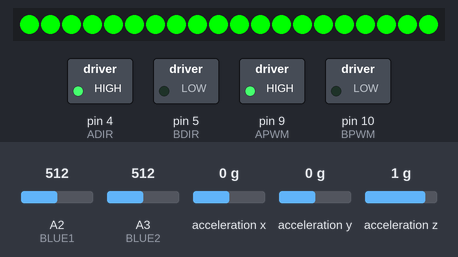
A sketch run on a simulated Arduino Uno, built with avr-gcc and run on an emulated ATmega328P. Shown: 20 RGB LEDs in strip order, left to right, switched loads named in the sketch (green lamp = pin HIGH). Dashed ring = blinking. The inputs (shaded band) are chosen by the test bench; at power-on: acceleration z 1 g, A3 (BLUE2) = 512, A2 (BLUE1) = 512, acceleration x 0 g, acceleration y 0 g. The strip is taken to match the declared colour order; pins used as bus, display or sensor lines are not drawn.

Above: at 6.8 s.
6.9 s: acceleration z set to -0.9 g
8.4 s: acceleration z set to -1.2 g
At 8.66 s:
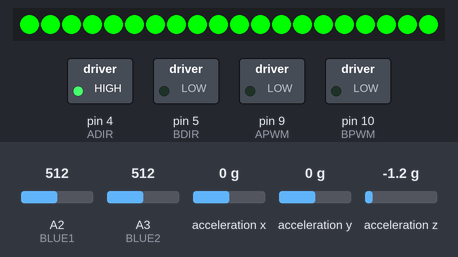
10.8 s: A3 (BLUE2) set to 396
12.3 s: A3 (BLUE2) set to 368
At 13.5 s:
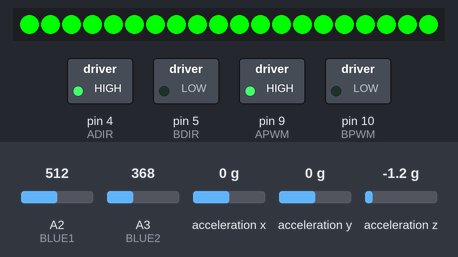
13.8 s: A2 (BLUE1) set to 547
At 14.11 s:
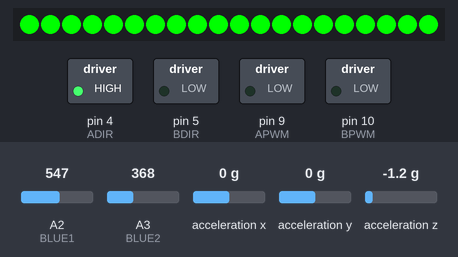
16.2 s: A2 (BLUE1) set to 716
At 16.73 s:
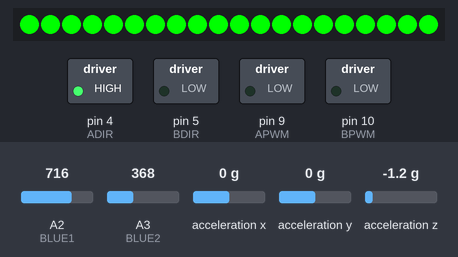
Timing chart, 0 to 20.2 s (numbered marks = the images above; inputs shaded):
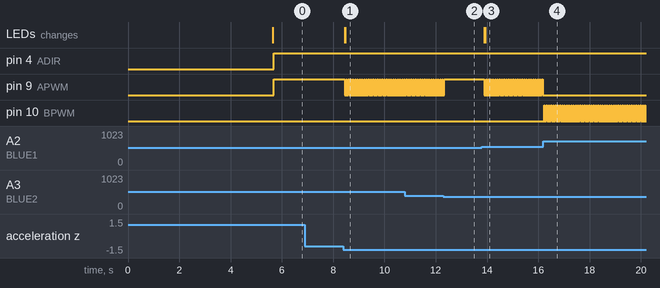

The sketch:

chased_new.ino
```cpp
#include <Adafruit_NeoPixel.h>
#include <Wire.h>
#include <Adafruit_LIS3DH.h>
#include <Adafruit_Sensor.h>
#include "WS2812_Definitions.h"

// -----------------------
// DEFINE PINS
// -----------------------
#define BLUE1 A2 // input for red photodiode
#define BLUE2 A3 // input for blue photodiode

#define BPWM 10
#define APWM 9
#define BDIR 5
#define ADIR 4

#define MUX0 2
#define MUX1 3

#define LED_COUNT 20
#define LED_INPUT 7


// ---------------------
// DEFINE VARIABLES TO
// READ SENSORS
// ---------------------

// front = 0, right = 1, left = 2, back = 3
int init_blue_one; // ambient reference value
int init_blue_two;
int init_blue_three;
int init_blue_four;
int init_blue_five;
int init_blue_six;
int init_blue_seven;
int init_blue_eight;

int curr_blue_one; // current value
int curr_blue_two;
int curr_blue_three;
int curr_blue_four;
int curr_blue_five;
int curr_blue_six;
int curr_blue_seven;
int curr_blue_eight;

int left2red;
int right2red;
int left2blue;
int right2blue;

int left3red;
int right3red;
int left3blue;
int right3blue;

int blue_front;
int blue_right;
int blue_back;
int blue_left;

int mux_delay = 5;
int motor_delay = 5;

unsigned long prevTime = 0;
unsigned long currTime;
int programCounter = 0;

bool bump = false;

// ---------------------
// DEFINE VARIABLES TO
// SEND MOTOR COMMANDS
// ---------------------
float left1; // left motor commands to be summed
float left2;
float left3;
float left4;

float right1; // right motor commands to be summed
float right2;
float right3;
float right4;

float left_total = 0;
float right_total = 0;

float sens = 2;
float scale = 1;
int bluesum;

// ---------------------
// DEFINE VARIABLES FOR
// LED STRIP
// ---------------------

int brightness = 64;
int R = 20;
int G = 0;
int B = 0;
Adafruit_NeoPixel strip = Adafruit_NeoPixel(LED_COUNT, LED_INPUT, NEO_RGB + NEO_KHZ800);

Adafruit_LIS3DH lis = Adafruit_LIS3DH();

void setup() {
  delay(5000);
  Serial.begin(9600);

  pinMode(BLUE1,INPUT);
  pinMode(BLUE2,INPUT);

  pinMode(APWM,OUTPUT);
  pinMode(ADIR,OUTPUT);

  pinMode(BPWM,OUTPUT);
  pinMode(BDIR,OUTPUT);

  pinMode(MUX0, OUTPUT);
  pinMode(MUX1, OUTPUT);

  pinMode(LED_INPUT, OUTPUT);

  digitalWrite(MUX0, LOW); // set mux select to 0
  digitalWrite(MUX1, HIGH);
  delay(150);
  init_blue_one = analogRead(BLUE2); // take initial front values to calibrate
  digitalWrite(MUX0, LOW); // set mux select to 0
  digitalWrite(MUX1, LOW);
  init_blue_two = analogRead(BLUE2);

  digitalWrite(MUX0, HIGH); // set mux select to 0
  digitalWrite(MUX1, HIGH);
  delay(150);
  init_blue_three = analogRead(BLUE1); // take initial front values to calibrate
  digitalWrite(MUX0, HIGH); // set mux select to 0
  digitalWrite(MUX1, LOW);
  init_blue_four = analogRead(BLUE1);

  digitalWrite(MUX0, LOW); // set mux select to 0
  digitalWrite(MUX1, HIGH);
  delay(150);
  init_blue_five = analogRead(BLUE1); // take initial front values to calibrate
  digitalWrite(MUX0, LOW); // set mux select to 0
  digitalWrite(MUX1, LOW);
  init_blue_six = analogRead(BLUE1);

  digitalWrite(MUX0, HIGH); // set mux select to 0
  digitalWrite(MUX1, HIGH);
  delay(150);
  init_blue_seven = analogRead(BLUE2); // take initial front values to calibrate
  digitalWrite(MUX0, HIGH); // set mux select to 0
  digitalWrite(MUX1, LOW);
  init_blue_two = analogRead(BLUE2);

  if (! lis.begin(0x18)) {   // change this to 0x19 for alternative i2c address
    while (1){
      digitalWrite(8,HIGH);
      delay(250);
      digitalWrite(8,LOW);
      delay(250);
    }
  }
  lis.setRange(LIS3DH_RANGE_16_G);   // 2, 4, 8 or 16 G!

  strip.begin();
  colorWipe(strip.Color(0, 0, 0)); // Off
  strip.show();
}

void loop() {

  currTime = millis();

  //ReadPhotodiodes();
  lis.read();      // get X Y and Z data at once
  sensors_event_t event;
  lis.getEvent(&event);

  bluesum = blue_front + blue_right + blue_left + blue_back;
  if(abs(event.acceleration.z) > 10) {
    if (bump){
      bump = false;
    }
    else if(!bump && bluesum >= 7) {
      bump = true;
    }
  }

  if(bump) {
    colorWipe(strip.Color(0, 0, 0)); // Off
    analogWrite(APWM,0);
    analogWrite(BPWM,0);

  } else {
    colorWipe(strip.Color(0, 255, 0)); // Red
    ReadPhotodiodes();
    Move();

  }

  //Move();
}


int ReadPhotodiodes() {
  // ---------------------------
//  find current values of red
//  and blue by subtracting from
//  ambient value
//
//  take reading from front
//  r -> +L +R
//  b -> 0
//  scale values based on brightness
// ----------------------------
  digitalWrite(MUX0, LOW); // set mux select to 0
  digitalWrite(MUX1, HIGH);
  delay(mux_delay);
  curr_blue_one = analogRead(BLUE2); // take initial front values to calibrate
  digitalWrite(MUX0, LOW); // set mux select to 0
  digitalWrite(MUX1, LOW);
  delay(mux_delay);
  curr_blue_two = analogRead(BLUE2);

  blue_front = (2*((curr_blue_one-init_blue_one)+(curr_blue_two-init_blue_two)))/2;


// ---------------------------
//  take reading from right
//  r -> +L -R
//  b -> -L +R
// ----------------------------

  digitalWrite(MUX0, HIGH); // set mux select to 0
  digitalWrite(MUX1, HIGH);
  delay(mux_delay);
  curr_blue_three = analogRead(BLUE1); // take initial front values to calibrate
  digitalWrite(MUX0, HIGH); // set mux select to 0
  digitalWrite(MUX1, LOW);
  delay(mux_delay);
  curr_blue_four = analogRead(BLUE1);

  blue_right = (2*((curr_blue_three-init_blue_three)+(curr_blue_four-init_blue_four)))/2;

  if(blue_right >= 5) {
    left2blue = 50 + (sens*blue_right);
    right2blue = 50 + (sens*blue_right);
  } else {
    left2blue = 0;
    right2blue = 0;
  }

  left2 = -left2blue;
  right2 = right2blue;

// ---------------------------
//  take reading from left
//  r -> -L +R
//  b -> +L -R
// ----------------------------

  digitalWrite(MUX0, HIGH); // set mux select to 0
  digitalWrite(MUX1, HIGH);
  delay(mux_delay);
  curr_blue_seven = analogRead(BLUE2); // take initial front values to calibrate
  digitalWrite(MUX0, HIGH); // set mux select to 0
  digitalWrite(MUX1, LOW);
  delay(mux_delay);
  curr_blue_eight = analogRead(BLUE2);

  blue_left = (2*((curr_blue_seven-init_blue_seven)+(curr_blue_eight-init_blue_eight)))/2;

  if(blue_left >= 5) {
    left3blue = 50 + (sens*blue_left);
    right3blue = 50 + (sens*blue_left);
  } else {
    left3blue = 0;
    right3blue = 0;
  }

  left3 = left3blue;
  right3 = -right3blue;

  // ---------------------------
//  take reading from back
//  r -> 0
//  b -> +L +R
// ----------------------------

  digitalWrite(MUX0, LOW); // set mux select to 0
  digitalWrite(MUX1, HIGH);
  delay(mux_delay);
  curr_blue_five = analogRead(BLUE1); // take initial front values to calibrate
  digitalWrite(MUX0, LOW); // set mux select to 0
  digitalWrite(MUX1, LOW);
  delay(mux_delay);
  curr_blue_six = analogRead(BLUE1);

  blue_back = (2*((curr_blue_five-init_blue_five)+(curr_blue_six-init_blue_six)))/2;

  if(blue_back >= 10) {
    left1 = 100;
    right1 = 100;
  } else {
    left1 = 0;
    right1 = 0;
  }
}

int Move() {
  // ----------------------------
  // Sum all motor response and
  // send response to the motors
  // ----------------------------

   left_total = scale*(left1 + left2 + left3 + left4) - 40;
   right_total = scale*(right1 + right2 + right3 + right4) - 40;

   digitalWrite(ADIR,HIGH);
   digitalWrite(BDIR,LOW);

   /*if(diff_red_front >= 80) {
    left_total = 0;
    right_total = 0;
   }*/

   if(left_total <= 0) {
    left_total = 0;
   }
   if(right_total <= 0) {
    right_total = 0;
   }

   analogWrite(APWM,left_total);
   analogWrite(BPWM,right_total);
   delay(motor_delay);
}

void colorWipe(uint32_t c) {
  for(uint16_t i=0; i<strip.numPixels(); i++) {
    strip.setPixelColor(i, c);
    strip.show();
  }
}
```

WS2812_Definitions.h
```cpp
/*
  Bunches of definitions for the WS2812 Breakout Board example code

*/

// These are for the cascade function
#define TOP_DOWN 0
#define DOWN_TOP 1

/* A world of colors to set your LED to
  Standard HTML Color Codes sorted by Hex Value
    to see the colors in action, check out:
   http://www.w3schools.com/html/html_colorvalues.asp */

#define BLACK			0x000000
#define NAVY			0x000080
#define DARKBLUE		0x00008B
#define MEDIUMBLUE		0x0000CD
#define BLUE			0x0000FF
#define DARKGREEN		0x006400
#define GREEN			0x008000
#define TEAL			0x008080
#define DARKCYAN		0x008B8B
#define DEEPSKYBLUE		0x00BFFF
#define DARKTURQUOISE		0x00CED1
#define MEDIUMSPRINGGREEN	0x00FA9A
#define LIME			0x00FF00
#define SPRINGGREEN		0x00FF7F
#define AQUA			0x00FFFF
#define CYAN			0x00FFFF
#define MIDNIGHTBLUE		0x191970
#define DODGERBLUE		0x1E90FF
#define LIGHTSEAGREEN		0x20B2AA
#define FORESTGREEN		0x228B22
#define SEAGREEN		0x2E8B57
#define DARKSLATEGRAY		0x2F4F4F
#define LIMEGREEN		0x32CD32
#define MEDIUMSEAGREEN		0x3CB371
#define TURQUOISE		0x40E0D0
#define ROYALBLUE		0x4169E1
#define STEELBLUE		0x4682B4
#define DARKSLATEBLUE		0x483D8B
#define MEDIUMTURQUOISE		0x48D1CC
#define INDIGO 			0x4B0082
#define DARKOLIVEGREEN		0x556B2F
#define CADETBLUE		0x5F9EA0
#define CORNFLOWERBLUE		0x6495ED
#define MEDIUMAQUAMARINE	0x66CDAA
#define DIMGRAY			0x696969
#define SLATEBLUE		0x6A5ACD
#define OLIVEDRAB		0x6B8E23
#define SLATEGRAY		0x708090
#define LIGHTSLATEGRAY		0x778899
#define MEDIUMSLATEBLUE		0x7B68EE
#define LAWNGREEN		0x7CFC00
#define CHARTREUSE		0x7FFF00
#define AQUAMARINE		0x7FFFD4
#define MAROON			0x800000
#define PURPLE			0x800080
#define OLIVE			0x808000
#define GRAY			0x808080
#define SKYBLUE			0x87CEEB
#define LIGHTSKYBLUE		0x87CEFA
#define BLUEVIOLET		0x8A2BE2
#define DARKRED			0x8B0000
#define DARKMAGENTA		0x8B008B
#define SADDLEBROWN		0x8B4513
#define DARKSEAGREEN		0x8FBC8F
#define LIGHTGREEN		0x90EE90
#define MEDIUMPURPLE		0x9370DB
#define DARKVIOLET		0x9400D3
#define PALEGREEN		0x98FB98
#define DARKORCHID		0x9932CC
#define YELLOWGREEN		0x9ACD32
#define SIENNA			0xA0522D
#define BROWN			0xA52A2A
#define DARKGRAY		0xA9A9A9
#define LIGHTBLUE		0xADD8E6
#define GREENYELLOW		0xADFF2F
#define PALETURQUOISE	        0xAFEEEE
#define LIGHTSTEELBLUE		0xB0C4DE
#define POWDERBLUE		0xB0E0E6
#define FIREBRICK		0xB22222
#define DARKGOLDENROD		0xB8860B
#define MEDIUMORCHID		0xBA55D3
#define ROSYBROWN		0xBC8F8F
#define DARKKHAKI		0xBDB76B
#define SILVER			0xC0C0C0
#define MEDIUMVIOLETRED	        0xC71585
#define INDIANRED 		0xCD5C5C
#define PERU			0xCD853F
#define CHOCOLATE		0xD2691E
#define TAN			0xD2B48C
#define LIGHTGRAY		0xD3D3D3
#define THISTLE			0xD8BFD8
#define ORCHID			0xDA70D6
#define GOLDENROD		0xDAA520
#define PALEVIOLETRED		0xDB7093
#define CRIMSON			0xDC143C
#define GAINSBORO		0xDCDCDC
#define PLUM			0xDDA0DD
#define BURLYWOOD		0xDEB887
#define LIGHTCYAN		0xE0FFFF
#define LAVENDER		0xE6E6FA
#define DARKSALMON		0xE9967A
#define VIOLET			0xEE82EE
#define PALEGOLDENROD		0xEEE8AA
#define LIGHTCORAL		0xF08080
#define KHAKI			0xF0E68C
#define ALICEBLUE		0xF0F8FF
#define HONEYDEW		0xF0FFF0
#define AZURE			0xF0FFFF
#define SANDYBROWN		0xF4A460
#define WHEAT			0xF5DEB3
#define BEIGE			0xF5F5DC
#define WHITESMOKE		0xF5F5F5
#define MINTCREAM		0xF5FFFA
#define GHOSTWHITE		0xF8F8FF
#define SALMON			0xFA8072
#define ANTIQUEWHITE		0xFAEBD7
#define LINEN			0xFAF0E6
#define LIGHTGOLDENRODYELLOW	0xFAFAD2
#define OLDLACE			0xFDF5E6
#define RED			0xFF0000
#define FUCHSIA			0xFF00FF
#define MAGENTA			0xFF00FF
#define DEEPPINK		0xFF1493
#define ORANGERED		0xFF4500
#define TOMATO			0xFF6347
#define HOTPINK			0xFF69B4
#define CORAL			0xFF7F50
#define DARKORANGE		0xFF8C00
#define LIGHTSALMON		0xFFA07A
#define ORANGE			0xFFA500
#define LIGHTPINK		0xFFB6C1
#define PINK			0xFFC0CB
#define GOLD			0xFFD700
#define PEACHPUFF		0xFFDAB9
#define NAVAJOWHITE		0xFFDEAD
#define MOCCASIN		0xFFE4B5
#define BISQUE			0xFFE4C4
#define MISTYROSE		0xFFE4E1
#define BLANCHEDALMOND		0xFFEBCD
#define PAPAYAWHIP		0xFFEFD5
#define LAVENDERBLUSH		0xFFF0F5
#define SEASHELL		0xFFF5EE
#define CORNSILK		0xFFF8DC
#define LEMONCHIFFON		0xFFFACD
#define FLORALWHITE		0xFFFAF0
#define SNOW			0xFFFAFA
#define YELLOW			0xFFFF00
#define LIGHTYELLOW		0xFFFFE0
#define IVORY			0xFFFFF0
#define WHITE			0xFFFFFF
```

Measured:
- the behaviour switches between -1 and -1.1 g on acceleration z (found by bisection; images 0 and 1)
- the behaviour switches between 386 and 385 on A3 (BLUE2) (found by bisection; images 1 and 2)
- the behaviour switches between 529 and 530 on A2 (BLUE1) (found by bisection; images 2 and 3)
- after the input at 6.9 s, every drawn part: stays the same
- after the input at 8.4 s, pin 9 (APWM): alternates HIGH for 0.03 s and LOW for 0.06 s, starting at once; the LEDs: first change at once (image 1 shows a later state)
- after the input at 12.3 s, pin 9 (APWM): goes on until 12.3 s, then stays HIGH
- after the input at 13.8 s, pin 9 (APWM): alternates HIGH for 0.03 s and LOW for 0.06 s, starting after 0.10 s; the LEDs: first change after 0.10 s (image 3 shows a later state)
- after the input at 16.2 s, pin 9 (APWM): stops changing and stays LOW; pin 10 (BPWM): alternates HIGH for 0.03 s and LOW for 0.06 s, starting at once
